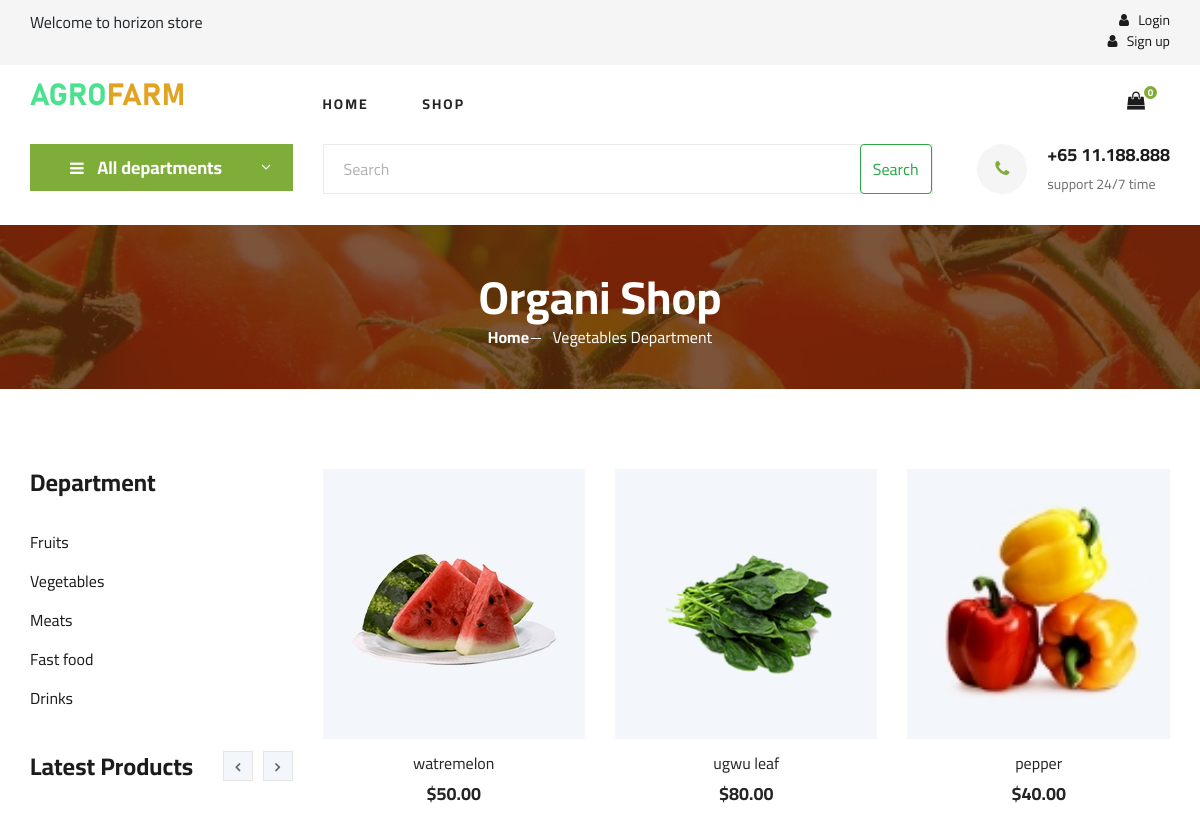
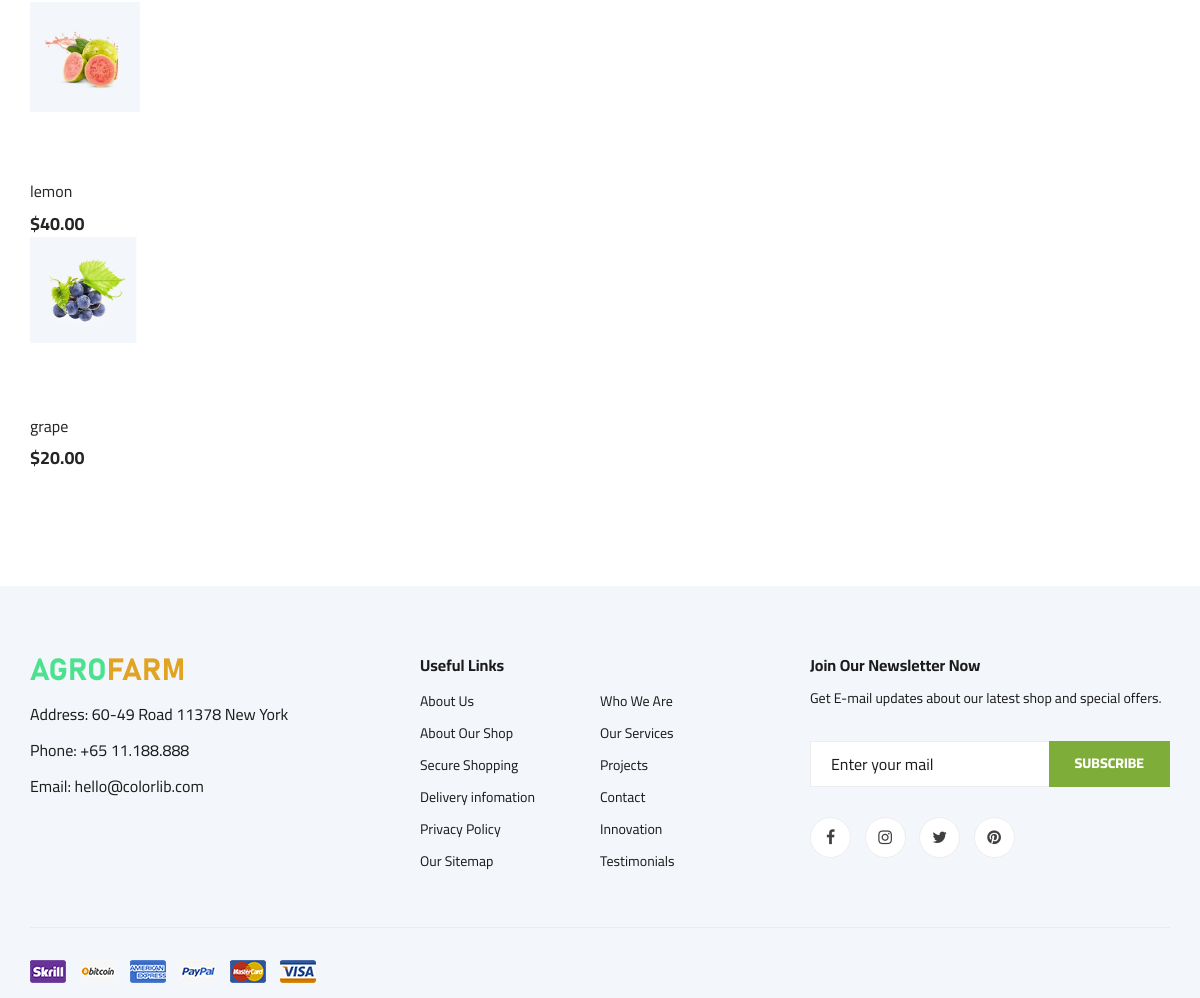
The app's page /vegetablespage with its own data (2 pictures, top to bottom).
### appusers/models.py (models this page shows, shortened)
class Cart(models.Model):
    user = models.ForeignKey(User, on_delete=models.CASCADE)
    completed = models.BooleanField(default=False)
    discounted_price = models.DecimalField(max_digits=10, decimal_places=2, default=0)
    @property
    def num_of_items(self):
        return sum(item.quantity for item in self.cartitems.all())

class Products(models.Model):
    ALL_DEPARTMENT = [
    ("fruits", "fruits"),
    ("vegetables", "vegetables"),
    ("meats", "meats"),
    ("fast foods", "fast foods"),
    ("drinks", "drinks"),
    ]
    ALL_PRODUCT_TYPE = [
    ("featured products", "featured products"),
    ("latest products", "latest products"),
    ("top reated products", "top reated products"),
    ("review products", "review products"),
    ("sales off", "sales off"),
    ]
    id = models.PositiveIntegerField(primary_key=True)
    item_photo = models.ImageField(upload_to='products')
    name = models.CharField(max_length=20)
    price = models.DecimalField(max_digits=10, decimal_places=2, default=0)
    department = models.CharField(blank=True, max_length=10, choices=ALL_DEPARTMENT)
    producttype = models.CharField(blank=True, max_length=30, choices=ALL_PRODUCT_TYPE)
    shipping = models.CharField(blank=True, max_length=20)
    avaliabilty = models.CharField(blank=True, max_length=20)
    weight = models.CharField(blank=True, max_length=20)
    description = models.TextField(blank=True, max_length=200)
    information = models.TextField(blank=True, max_length=200)
    reviews = models.TextField(blank=True, max_length=200)
    discount = models.CharField(blank=True, max_length=20)
    old_price = models.CharField(blank=True, max_length=20)

### appusers/views.py (the view)
# urls.py: path('vegetablespage', Vegetables,name='vegetables_page' ),
def Vegetables(request):
    latest = Products.objects.filter(producttype="latest products")
    products = Products.objects.filter(department="vegetables")
    paginator = Paginator(products, 4)  # Display 10 items per page
    page_number = request.GET.get('vegetables')  # Assuming the URL parameter is 'page'
    page_obj = paginator.get_page(page_number)
    if request.user.is_authenticated:
        global cart
        cart, created = Cart.objects.get_or_create(user=request.user, completed=False)
    data={
    'latest':latest, 'products':products, 'cart':cart, 'page_obj':page_obj
    }
    return render(request, 'vegetablespage.html', data)

### templates/vegetablespage.html (shortened to what this page needs)
{% extends 'base.html' %}
{% load static %}
{% block pages %}
    <section class="breadcrumb-section set-bg" data-setbg="{% static 'img/breadcrumb.jpg' %}">
        <div class="container">
            <div class="row">
                <div class="col-lg-12 text-center">
                    <div class="breadcrumb__text">
                        <h2>Organi Shop</h2>
                        <div class="breadcrumb__option">
                            <a href="./index.html">Home</a>
                            <span>Vegetables Department</span>
                        </div>
                    </div>
                </div>
            </div>
        </div>
    </section>
    <section class="product spad">
        <div class="container">
            <div class="row">
                <div class="col-lg-3 col-md-5">
                    <div class="sidebar">
                        <div class="sidebar__item">
                            <h4>Department</h4>
                            <ul>
                                <li><a href="/fruitspage">Fruits</a></li>
                            <li><a href="/vegetablespage">Vegetables</a></li>
                            <li><a href="/meatpage">Meats</a></li>
                            <li><a href="/fastfoodpage">Fast food</a></li>
                            <li><a href="/drinkspage">Drinks</a></li>
                            </ul>
                        </div>
                        <div class="sidebar__item">
                            <div class="latest-product__text">
                                <h4>Latest Products</h4>
                                <div class="latest-product__slider owl-carousel">
                                    <div class="latest-prdouct__slider__item">
                                      	{% for x in latest %}
										<a href="#" class="latest-product__item">
											<div class="latest-product__item__pic">
												<img src="{{ x.item_photo.url }}" alt="">
											</div>
											<div class="latest-product__item__text">
												<h6><a href="shopdetails{{ x.id }}" class="nam" ></a>{{ x.name }}</h6>
												<span>${{ x.price }}</span>
											</div>
										</a>
										{% endfor %}
                                    </div>
                                </div>
                            </div>
                        </div>
                    </div>
                </div>
                <div class="col-lg-9 col-md-7">
                    <div class="row">
					    {% for x in page_obj %}
                        <div class="col-lg-4 col-md-6 col-sm-6">
                            <div class="product__item">
                                <div class="product__item__pic set-bg" data-setbg="{{ x.item_photo.url }}">
                                </div>
                                <div class="product__item__text">
                                    <h6><a href="shopdetails{{ x.id }}">{{ x.name }}</a></h6>
                                    <h5>${{ x.price }}</h5>
                                </div>
                            </div>
                        </div>
						{% endfor %}
                    </div>
                    <div class="product__pagination">
                    </div>
                </div>
            </div>
        </div>
    </section>
	{% endblock %}

### templates/base.html (shortened to what this page needs)
{% load static %}
<!DOCTYPE html>
<html lang="zxx">
<head>
    <link rel="stylesheet" href="{% static 'css/bootstrap.min.css' %}" type="text/css">
    <link rel="stylesheet" href="{% static 'css/font-awesome.min.css' %}" type="text/css">
    <link rel="stylesheet" href="{% static 'css/elegant-icons.css' %}" type="text/css">
    <link rel="stylesheet" href="{% static 'css/nice-select.css' %}" type="text/css">
    <link rel="stylesheet" href="{% static 'css/jquery-ui.min.css' %}" type="text/css">
    <link rel="stylesheet" href="{% static 'css/owl.carousel.min.css' %}" type="text/css">
    <link rel="stylesheet" href="{% static 'css/slicknav.min.css' %}" type="text/css">
    <link rel="stylesheet" href="{% static 'css/style.css' %}" type="text/css">
</head>
<body>
    <header class="header">
        <div class="header__top">
            <div class="container">
                <div class="row">
                    <div class="col-lg-6 col-md-6">
                        <div class="header__top__left">
                            <marquee><span> Welcome to horizon store </span></marquee>
                        </div>
                    </div>
                    <div class="col-lg-6 col-md-6">
                        <div class="header__top__right">
                            <div class="header__top__right__auth">
							{%if request.user.is_authenticated %}
							<a href="/logout"><i class="fa fa-user"></i> Logout</a>
                           <!-- <a href="/dashboard">
                            <button class="mr-4 btn">MARKET</button> </a>  -->
							{%else%}
						<span>	 <a href="/login"><i class="fa fa-user"></i> Login</a>
							 <a href="/signup"><i class="fa fa-user"></i> Sign up</a>  </span>
	                        {%endif%}
                            </div>
                        </div>
                    </div>
                </div>
            </div>
        </div>
        <div class="container">
            <div class="row">
                <div class="col-lg-3">
                    <div class="header__logo">
                        <a href="/"><img src="{% static 'img/logo.png' %}" alt=""></a>
                    </div>
                </div>
                <div class="col-lg-6">
                    <nav class="header__menu">
                        <ul>
                            <li ><a href="/">Home</a></li>
                            <li ><a href="/allproduct">Shop</a></li>
                        </ul>
                    </nav>
                </div>
                <div class="col-lg-3">
                    <div class="header__cart">
                        <ul>
                            <li><a href="/cart"><i class="fa fa-shopping-bag"></i> <span id="num_of_items" > {{ cart.num_of_items }}</span></a></li>
                        </ul>
                    </div>
                </div>
            </div>
        </div>
    </header>
    <section class="hero hero-normal">
        <div class="container">
            <div class="row">
                <div class="col-lg-3">
                    <div class="hero__categories">
                        <div class="hero__categories__all">
                            <i class="fa fa-bars"></i>
                            <span>All departments</span>
                        </div>
                    </div>
                </div>
                <div class="col-lg-9">
                    <div class="hero__search">
                     <div class="hero__search__form">
                            <form class="d-flex" role="search" method="POST" action="/search">
								 <input
									class="form-control me-2"
									type="search"
									placeholder="Search"
									name="search_query"
									required aria-label="Search"
								 >
								 <button class="btn btn-outline-success" type="submit">Search</button>
                            </form>
                        </div>
                        <div class="hero__search__phone">
                            <div class="hero__search__phone__icon">
                                <i class="fa fa-phone"></i>
                            </div>
                            <div class="hero__search__phone__text">
                                <h5>+65 11.188.888</h5>
                                <span>support 24/7 time</span>
                            </div>
                        </div>
                    </div>
                </div>
            </div>
        </div>
    </section>
	{% block pages %}   {% endblock %}
    <footer class="footer spad">
        <div class="container">
            <div class="row">
                <div class="col-lg-3 col-md-6 col-sm-6">
                    <div class="footer__about">
                        <div class="footer__about__logo">
                            <a href="./index.html"><img src="{% static 'img/logo.png' %}" alt=""></a>
                        </div>
                        <ul>
                            <li>Address: 60-49 Road 11378 New York</li>
                            <li>Phone: +65 11.188.888</li>
                            <li>Email: hello@colorlib.com</li>
                        </ul>
                    </div>
                </div>
                <div class="col-lg-4 col-md-6 col-sm-6 offset-lg-1">
                    <div class="footer__widget">
                        <h6>Useful Links</h6>
                        <ul>
                            <li><a href="#">About Us</a></li>
                            <li><a href="#">About Our Shop</a></li>
                            <li><a href="#">Secure Shopping</a></li>
                            <li><a href="#">Delivery infomation</a></li>
                            <li><a href="#">Privacy Policy</a></li>
                            <li><a href="#">Our Sitemap</a></li>
                        </ul>
                        <ul>
                            <li><a href="#">Who We Are</a></li>
                            <li><a href="#">Our Services</a></li>
                            <li><a href="#">Projects</a></li>
                            <li><a href="#">Contact</a></li>
                            <li><a href="#">Innovation</a></li>
                            <li><a href="#">Testimonials</a></li>
                        </ul>
                    </div>
                </div>
                <div class="col-lg-4 col-md-12">
                    <div class="footer__widget">
                        <h6>Join Our Newsletter Now</h6>
                        <p>Get E-mail updates about our latest shop and special offers.</p>
                        <form action="#">
                            <input type="text" placeholder="Enter your mail">
                            <button type="submit" class="site-btn">Subscribe</button>
                        </form>
                        <div class="footer__widget__social">
                            <a href="#"><i class="fa fa-facebook"></i></a>
                            <a href="#"><i class="fa fa-instagram"></i></a>
                            <a href="#"><i class="fa fa-twitter"></i></a>
                            <a href="#"><i class="fa fa-pinterest"></i></a>
                        </div>
                    </div>
                </div>
            </div>
            <div class="row">
                <div class="col-lg-12">
                    <div class="footer__copyright">
                        <div class="footer__copyright__text"><p>
                        <div class="footer__copyright__payment"><img src="{% static 'img/payment-item.png' %}" alt=""></div>
                    </div>
                </div>
            </div>
        </div>
    </footer>
</body>
</html>

### records on screen
Cart: num_of_items "0"
Products: item_photo (picture), name "lemon", price "40.00"
Products: item_photo (picture), name "grape", price "20.00"
Products: shows a picture, name "watremelon", price "50.00"
Products: shows a picture, name "ugwu leaf", price "80.00"
Products: shows a picture, name "pepper", price "40.00"
